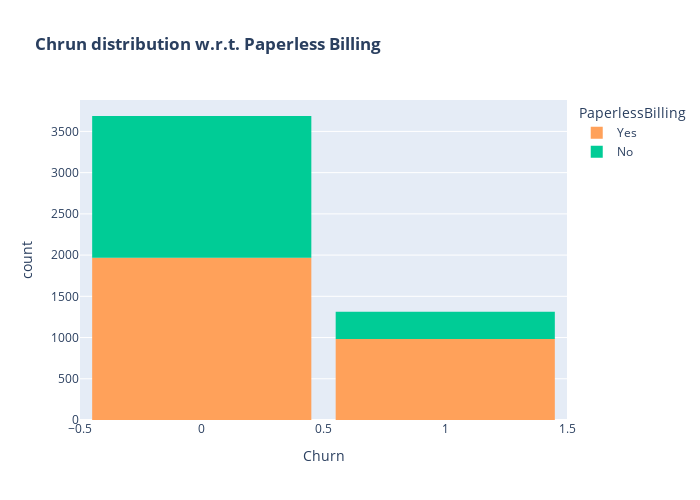

Notebook cell for this chart:
### Code cell
color_map = {"Yes": '#FFA15A', "No": '#00CC96'}
fig = px.histogram(data, x="Churn", color="PaperlessBilling",  title="<b>Chrun distribution w.r.t. Paperless Billing</b>", color_discrete_map=color_map)
fig.update_layout(width=700, height=500, bargap=0.1)
fig.show()

### Figure 1 — Plotly figure (JSON) as saved in the notebook; plotly's stock layout.template omitted (floating-point values rounded to 4 significant figures; data arrays with more than 128 entries replaced by an {"elided": "..."} marker saying what was removed)
{"data": [{"alignmentgroup": "True", "bingroup": "x", "hovertemplate": "PaperlessBilling=Yes<br>Churn=%{x}<br>count=%{y}<extra></extra>", "legendgroup": "Yes", "marker": {"color": "#FFA15A", "pattern": {"shape": ""}}, "name": "Yes", "offsetgroup": "Yes", "orientation": "v", "showlegend": true, "type": "histogram", "x": {"elided": "2951 int values"}, "xaxis": "x", "yaxis": "y"}, {"alignmentgroup": "True", "bingroup": "x", "hovertemplate": "PaperlessBilling=No<br>Churn=%{x}<br>count=%{y}<extra></extra>", "legendgroup": "No", "marker": {"color": "#00CC96", "pattern": {"shape": ""}}, "name": "No", "offsetgroup": "No", "orientation": "v", "showlegend": true, "type": "histogram", "x": {"elided": "2049 int values"}, "xaxis": "x", "yaxis": "y"}], "layout": {"bargap": 0.1, "barmode": "relative", "height": 500, "legend": {"title": {"text": "PaperlessBilling"}, "tracegroupgap": 0}, "title": {"text": "<b>Chrun distribution w.r.t. Paperless Billing</b>"}, "width": 700, "xaxis": {"anchor": "y", "domain": [0, 1], "title": {"text": "Churn"}}, "yaxis": {"anchor": "x", "domain": [0, 1], "title": {"text": "count"}}}}
